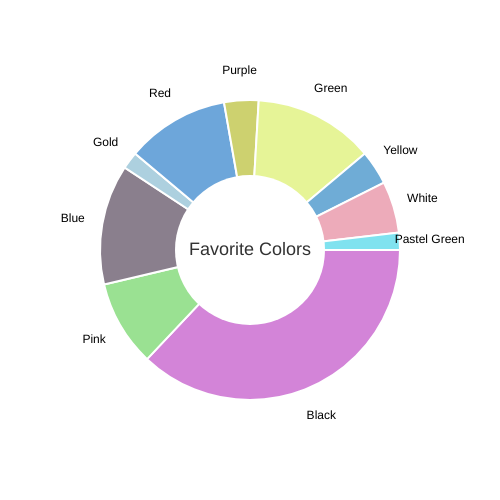
Frame 1 (no input)
Frame 60 (no input): identical to frame 1, image omitted
Frame 120 (the mouse pressed at the canvas centre since frame 60): identical to frame 1, image omitted

The p5.js sketch that drew this single still picture (run headless with seeded random() and noise() and a simulated clock; from frame 60 on, the mouse is pressed at the canvas centre):

// p5.js sketch
// ── sketch.js
let data = {
  "Black": 20,
  "Pink": 5,
  "Blue": 7,
  "Gold": 1,
  "Red": 6,
  "Purple": 2,
  "Green": 7,
  "Yellow": 2,
  "White": 3,
  "Pastel Green": 1
};

let colorsList = []; // Array to store colors for each slice
let total;           // Variable to store sum of all values

function setup() {
  createCanvas(500, 500); // Create a canvas of 500x500 pixels
  angleMode(DEGREES);     // Use degrees instead of radians for angles
  total = Object.values(data).reduce((a, b) => a + b, 0); // Calculate total of all values

  // For each category in data, assign a random bright color
  for (let i = 0; i < Object.keys(data).length; i++) {
    colorsList.push(color(random(100, 255), random(100, 255), random(100, 255)));
  }
}

function draw() {
  background(255);           // Clear the canvas with white background
  translate(width / 2, height / 2); // Move origin to center of canvas

  let lastAngle = 0;         // Track where the last slice ended
  let i = 0;                 // Index for colorsList

  // Loop through each key (category) in data
  for (let key in data) {
    let val = data[key];             // Get the value for this category
    let angle = map(val, 0, total, 0, 360); // Convert value to an angle in degrees

    fill(colorsList[i]);             // Set fill color for this slice
    stroke(255);                    // White outline around slices
    strokeWeight(2);                // Thickness of the outline

    // Draw a slice of the donut chart from lastAngle to lastAngle + angle
    arc(0, 0, 300, 300, lastAngle, lastAngle + angle, PIE);

    // Calculate middle angle of slice to position the label
    let midAngle = lastAngle + angle / 2;
    let labelX = cos(midAngle) * 180; // X position for label (180 px from center)
    let labelY = sin(midAngle) * 180; // Y position for label

    noStroke();               // No outline for text
    fill(0);                  // Black text color
    textAlign(CENTER, CENTER); // Center text horizontally and vertically
    textSize(12);             // Set font size
    text(key, labelX, labelY); // Draw category name at calculated position

    lastAngle += angle;       // Update lastAngle for next slice
    i++;                      // Increase color index
  }

  // Draw a white circle in the center to create the donut hole
  fill(255);
  noStroke();
  ellipse(0, 0, 150, 150);

  // Draw label text in the center of the donut
  fill(50);                  // Dark grey color for label
  textSize(18);              // Bigger font size for center text
  textAlign(CENTER, CENTER); // Center text alignment
  text("Favorite Colors", 0, 0); // Display the label at center (0,0)
}


// https://docs.anychart.com/Basic_Charts/Doughnut_Chart
